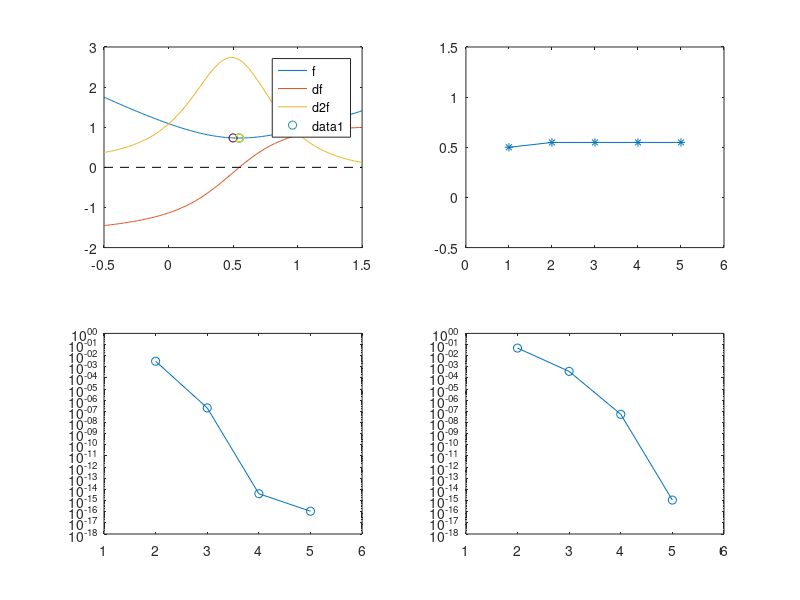

Source code (MATLAB):
function [U, lam] = tri_newton(u0, u1, s, s0, s1, h, method)
    if nargin < 1, u0 = 0.1; end
    if nargin < 2, u1 = 0; end
    if nargin < 3, s = 1; end
    if nargin < 4, s0 = 1.2; end
    if nargin < 5, s1 = 1.1; end
    if nargin < 6, h = 0.9; end
    if nargin < 7, method = '11'; end

    du = u1 - u0;
    sbar0 = (s + s0)/2;
    sbar1 = (s + s1)/2;
    dsbar = sbar1 - sbar0;

    if strcmp(method, '11')
        a = 2;
        b = -1;
        c = 1;
    elseif strcmp(method, '12')
        a = 1;
        b = 0;
        c = 1;
    elseif strcmp(method, '13')
        a = 2;
        b = 0;
        c = 1;
    elseif strcmp(method, '22')
        a = 2;
        b = -1;
        c = 2;
    elseif strcmp(method, '23')
        a = 1;
        b = 0;
        c = 2;
    end

    % function definitions
    u = @(x) (1 - x)*u0 + x*u1;
    sbar = @(x) (1 - x)*sbar0 + x*sbar1;
    q = @(x) a*x.^2 + 2*b*x + c;
    dq = @(x) 2*(a*x + b);
    l = @(x) sqrt(q(x));
    dl = @(x) dq(x)./(2*l(x));
    d2l = @(x) (a*c - b*b)./(q(x).*l(x));
    f = @(x) u(x) + h*sbar(x).*l(x);
    df = @(x) du + h*(dsbar*l(x) + sbar(x).*dl(x));
    d2f = @(x) h*(2*dsbar*dl(x) + sbar(x).*d2l(x));
    % p = @(x) -df(x)./d2f(x);
    p = @(x) -df(x)./max(0.1, d2f(x));

    x0 = 0.5;

    X(1) = x0;
    X(2) = X(1) + p(X(1));
    F(1) = f(X(1));
    F(2) = f(X(2));
    k = 2;
    while abs(F(k) - F(k - 1)) > eps && ...
            abs(p(X(k)))/abs(X(k)) > eps && ...
            0 <= X(k) && X(k) <= 1
        k = k + 1;
        X(k) = X(k - 1) + p(X(k - 1));
        F(k) = f(X(k));
    end
    if X(k) < 0 || 1 < X(k)
        lam = nan;
        U = inf;
    else
        lam = X(length(X));
        U = F(length(F));
        fprintf('df* = %0.16g\n', df(lam));
        fprintf('d2f* = %0.16g\n', d2f(lam));
    end
    
    K = length(F);
    assert(K == length(X));

    figure;
    subplot(2, 2, 1);
    xs = linspace(-0.5, 1.5, 201);
    plot(xs, f(xs)); hold on;
    plot(xs, df(xs));
    plot(xs, d2f(xs));
    plot([-0.5 1.5], [0 0], 'k--');
    legend('f', 'df', 'd2f');
    xlim([-0.5 1.5]);
    scatter(X, F, [], linspace(0, 1, K));
    subplot(2, 2, 2);
    plot(1:K, X, '-*');
    ylim([-0.5 1.5]);
    xlim([0 K+1])
    subplot(2, 2, 3);
    semilogy(2:K, abs(F(2:K) - F(1:K-1)), '-o');
    ylim([1e-18 1])
    xlim([1 K+1])
    subplot(2, 2, 4);
    semilogy(2:K, abs(X(2:K) - X(1:K-1)), '-o');
    ylim([1e-18 1])
    xlim([1 K+1])
    
    function alpha = get_alpha(k)
        alpha = 1;
        scale = 0.9;
        c1 = 1e-4;
        c2 = 1e-3;
        while f(X(k - 1) + alpha*p(X(k - 1))) > f(X(k - 1)) + ...
                c1*alpha*df(X(k - 1))*p(X(k - 1)) & ...
                abs(df(X(k - 1) + alpha*p(X(k - 1))*p(X(k - 1)))) > ...
                c2*abs(df(X(k - 1))*p(X(k - 1)))
            alpha = scale*alpha;
        end
    end
end
